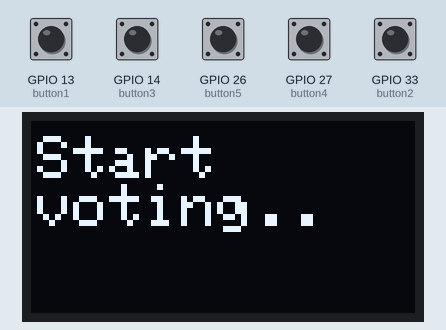
Recording of a sketch running on a simulated ESP32. On the bench: 128×64 one-colour display. Inputs (shaded band) come from the test bench; at power-on: GPIO 13 (button1), GPIO 14 (button3), GPIO 26 (button5), GPIO 27 (button4), GPIO 33 (button2) HIGH.

Above: at 2.1 s.
At 4.1 s:
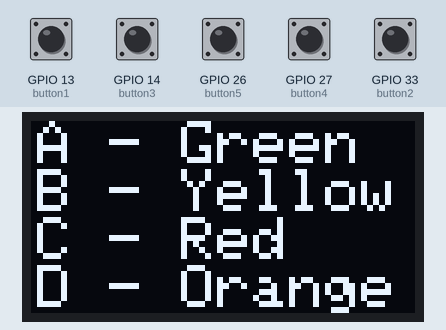

The sketch:

sketch.ino
```cpp
#include <ezButton.h>
#include <Wire.h>
#include <Adafruit_GFX.h>
#include <Adafruit_SSD1306.h>

#define SCREEN_WIDTH 128 // OLED display width, in pixels
#define SCREEN_HEIGHT 64 // OLED display height, in pixels

// Declaration for SSD1306 display connected using software SPI (default case):
Adafruit_SSD1306 oled(SCREEN_WIDTH, SCREEN_HEIGHT, &Wire, -1);

//  button objects
ezButton button1(13);
ezButton button2(33);
ezButton button3(14);
ezButton button4(27);
ezButton button5(26);

int vote1 = 0, vote2 = 0, vote3 = 0, vote4 = 0;

int flag = 0;

void setup()
{
  Serial.begin(9600);

  button1.setDebounceTime(25);
  button2.setDebounceTime(25);
  button3.setDebounceTime(25);
  button4.setDebounceTime(25);
  button5.setDebounceTime(25);

  if (!oled.begin(SSD1306_SWITCHCAPVCC, 0x3C)) {
    Serial.println(F("SSD1306 allocation failed"));
    for (;;);
  };

  delay(2000);         // wait two seconds for initializing
  oled.clearDisplay(); // clear display
  oled.setTextSize(2);         // set text size
  oled.setTextColor(WHITE);    // set text color

  oled.setCursor(2, 5);
  oled.println("Start");       // set position to display
  oled.setCursor(2, 21);
  oled.println("voting..");
  oled.display();             // display on OLED
  delay(2000);
}

void loop() {

  button1.loop();
  button2.loop();
  button3.loop();
  button4.loop();
  button5.loop();

  if (flag == 0) {
   // set text
    oled.clearDisplay(); // clear display
    oled.setTextSize(2);         // set text size
    oled.setTextColor(WHITE);    // set text color

    oled.setCursor(2, 0);       // set position to display
    oled.println("A - Green ");
    oled.setCursor(2, 16);       // set position to display
    oled.println("B - Yellow");
    oled.setCursor(2, 32);       // set position to display
    oled.println("C - Red");     // display on OLED
    oled.setCursor(2, 48);       // set position to display
    oled.println("D - Orange");
    oled.display();
    flag=1;

  }

  delay(10);
}
```

Measured:
- what the display in image 0 shows lasts 2.0 s, from 2.1 s to 4.1 s
